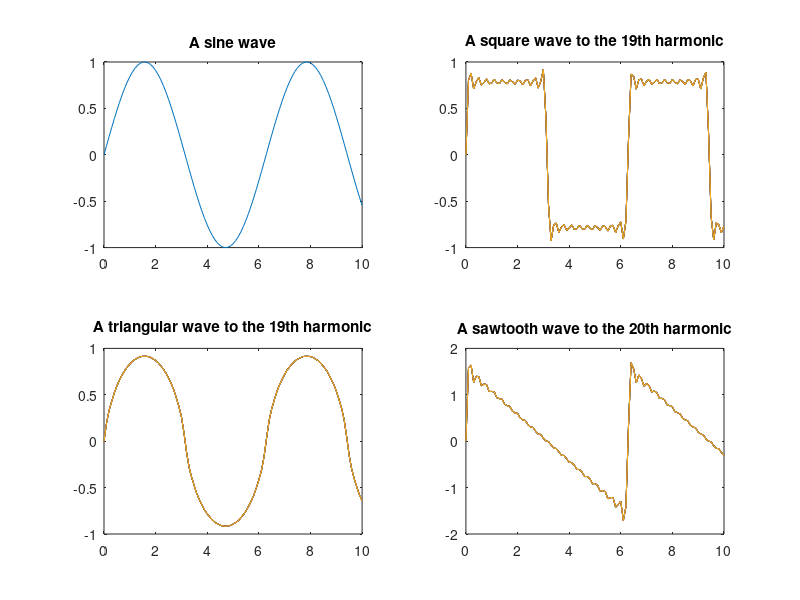

Reproduce this figure in MATLAB.
%create a sine wave
t = 0:.1:10;
y = sin(t);
subplot(2,2,1)
plot(t,y);
title('A sine wave')
y = zeros(10,length(t));
for k = 1:2:19
   y = y + sin(k*t)/k;
end
subplot(2,2,2)
plot(t,y);
%contains all odd harmonics
title('A square wave to the 19th harmonic')
y = zeros(10,length(t));
for k = 1:2:19
   y = y + sin(k*t)/(k*k);
end
subplot(2,2,3)
plot(t,y);
%contains all odd harmonics, with 4n-1 harmonics negated, 
title('A triangular wave to the 19th harmonic')
y = zeros(10,length(t));
for k = 1:1:20
   y = y + sin(k*t)/k;
end
subplot(2,2,4)
plot(t,y);
%contains all integer harmonics
title('A sawtooth wave to the 20th harmonic')